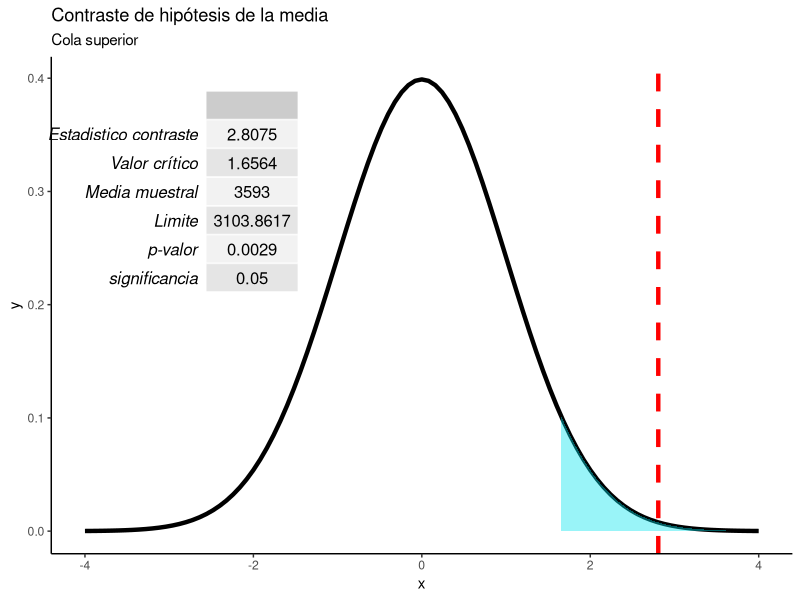
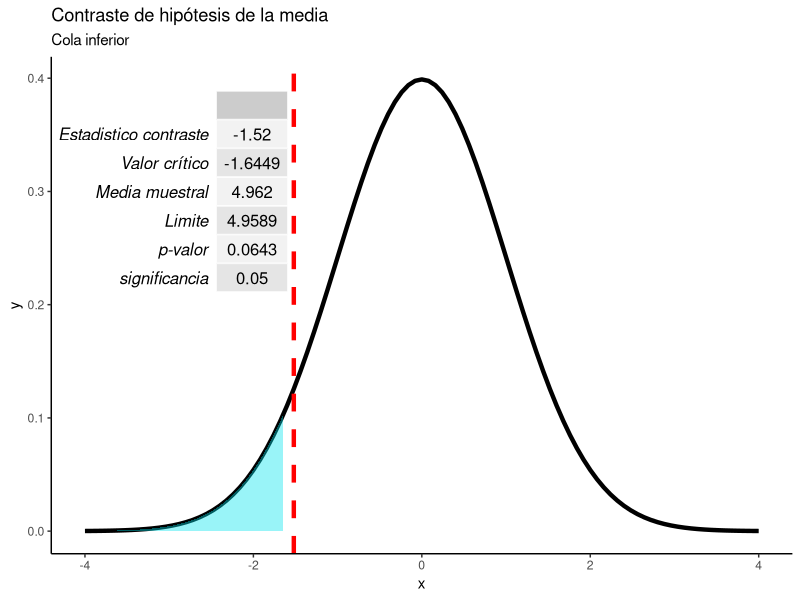
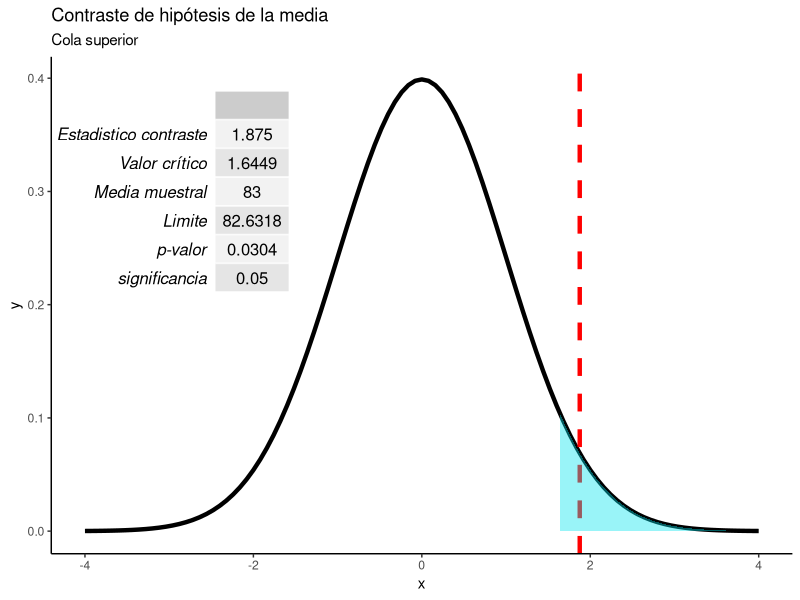
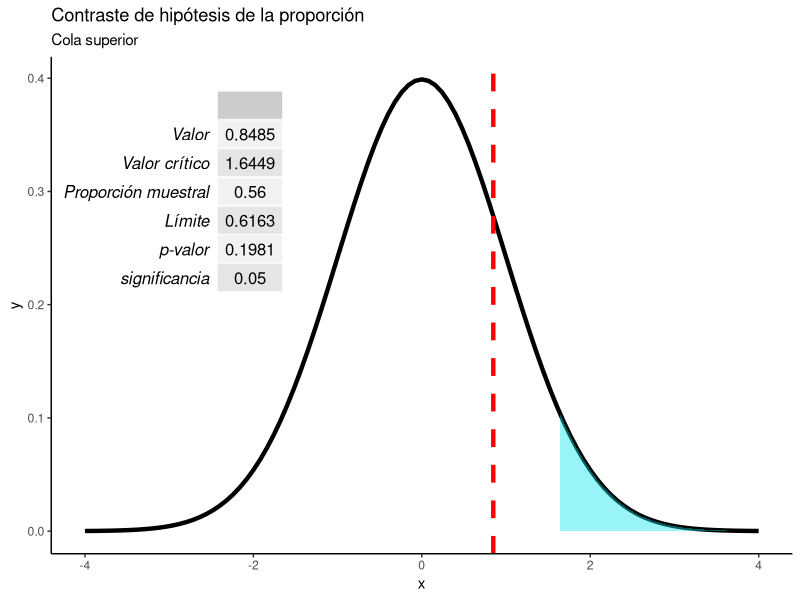
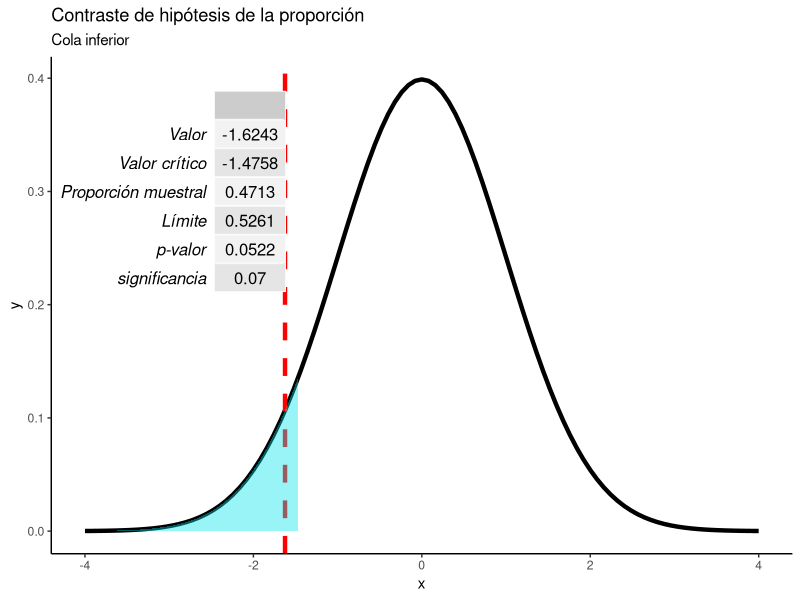
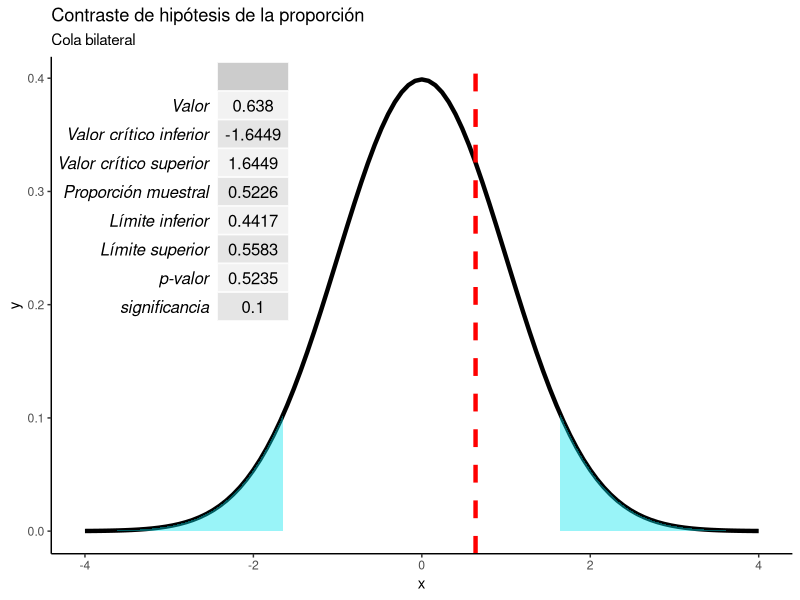

Write the R code that produced these figures, in order.

contraste_hipotesis1 <- function(media, media_muestral, proporcion_poblacional, proporcion_muestral, dtd=NULL, dtc=NULL, significancia, n, tipo="superior", estadistico = "media"){

  # Realiza contrastes de hipótesis para la media y la proporción
  # Autor: Kamal Romero (karomero@ucm.es)
  #
  # Dependiencias: Necesita las librerias ggplot y gridExtra
  # Args:
  #   media: media poblacional
  #   media_muestral: media muestral
  #   proporcion_poblacional: proporcion poblacional (debe ser un número estre cero y uno)
  #   proporcion_muestral: proporcion muestral (debe ser un número estre cero y uno)
  #   dtc: desviación típica si esta es conocida
  #   dtd: desviación típica si esta es desconocida
  #   n: tamaño de la muestra
  #   significancia: nivel de significancia del contraste (debe ser un número estre cero y uno)
  #   estadistico: el estadístico de contraste, de ser "media" o "proporcion" (default = "media")
  #   tipo: si el tipo de contraste es de cola superior, cola inferior o bilateral (default = "superior")
  #
  # Returns:
  #   Una tabla con el estadístico de contraste (Valor), el valor crítico (Valor crítico), 
  #   la media o proporción muestral, el valor crítco medido en la escala original (Límite)
  #   el p-valor y el nivel de significancia
  #
  
  
# Contrastes de la media de una distribución normal: varianza poblacional conocida 

  library(ggplot2)
  library(gridExtra)
  
  if(estadistico == "media"){
  
  if(!is.null(dtc)){
    
    z_estandar <-  (media_muestral - media)/(dtc / sqrt(n))
  
# Contraste de cola superior

  if(tipo=="superior") {

confianza2 <- significancia
tabla <- qnorm(p = confianza2, lower.tail = FALSE)
valor <- z_estandar
critico <- media + tabla*(dtc/sqrt(n))
pvalor <- pnorm(valor, lower.tail = FALSE)

  }
  
# Contraste de cola inferior
  
  if(tipo=="inferior") {

confianza2 <- significancia
tabla <- qnorm(p = confianza2, lower.tail = FALSE)*(-1)
valor <- z_estandar
critico <- media + tabla*(dtc/sqrt(n))
pvalor <- pnorm(valor)

  }
  
# Contraste de dos colas
  
  if(tipo=="bilateral") {
  
confianza2 <- significancia/2
tabla <- qnorm(p = confianza2, lower.tail = FALSE)
valor <- z_estandar
critico1 <- media + tabla*(dtc/sqrt(n))
critico2 <- media - tabla*(dtc/sqrt(n))
pvalor <- pnorm(abs(valor), lower.tail = FALSE)*2

  }
  
  }
  
# Contrastes de la media de una distribución normal: varianza poblacional desconocida

  if(!is.null(dtd)){
    
    z_estandar <-  (media_muestral - media)/(dtd / sqrt(n))
  
# Contraste de cola superior
  if(tipo=="superior") {

confianza2 <- significancia
tabla <- qt(p = confianza2, df = n-1, lower.tail = FALSE)
valor <- z_estandar
critico <- media + tabla*(dtd/sqrt(n))
pvalor <- pt(valor,df = n-1, lower.tail = FALSE)

  }
  
# Contraste de cola inferior
  if(tipo=="inferior") {

confianza2 <- signiicancia
tabla <- qt(p = confianza2, df = n-1, lower.tail = FALSE)*(-1)
valor <- z_estandar
critico <- media + tabla*(dtd/sqrt(n))
pvalor <- pt(valor, df = n-1)

  }
  
# Contraste de dos colas
  if(tipo=="bilateral") {

confianza2 <- significancia/2
tabla <- qt(p = confianza2, df = n-1, lower.tail = FALSE)
valor <- z_estandar
critico1 <- media + tabla*(dtd/sqrt(n))
critico2 <- media - tabla*(dtd/sqrt(n))
pvalor <- pt(abs(valor), df = n-1, lower.tail = FALSE)*2

  }
  
  }
  
  if(tipo=="bilateral") {
    
    tablon <- data.frame(
      "Concepto" = c("Valor", "Valor crítico superior", "Valor crítico inferior", "Media muestral", "Límite inferior", "Límite superior",  "p-valor", "significancia"),
      "Datos"=c(valor, tabla*(-1), tabla, media_muestral, critico1, critico2, pvalor, (significancia/2))
    )
    
    tablon$Datos <-  round(tablon$Datos, digits = 4)
    rownames(tablon) <- tablon[,1]
    tablon[,1] <- NULL
    colnames(tablon) <- ""
    
    return(tablon)
    
  } else {
  
  tablon <- data.frame(
    "Concepto" = c("Estadistico contraste", "Valor crítico", "Media muestral", "Limite", "p-valor", "significancia"),
    "Datos"=c(valor, tabla, media_muestral, critico, pvalor, significancia)
  )
  
  tablon$Datos <-  round(tablon$Datos, digits = 4)
  rownames(tablon) <- tablon[,1]
  tablon[,1] <- NULL
  colnames(tablon) <- ""
  
  if(tipo == "inferior"){
    
    p1 <- ggplot(data.frame(x = c(-4, 4)), aes(x = x)) +
      stat_function(fun = dnorm,  size = 1.5) + geom_vline(xintercept = valor, color="red", linetype="dashed", size=1.5) + 
      stat_function(fun = dnorm, geom="area", fill="turquoise2", alpha=0.4, xlim = c(-4,tabla)) + 
      annotation_custom(tableGrob(tablon), xmin=-4, xmax=-2, ymin=0.2, ymax=0.4) +
      ggtitle("Contraste de hipótesis de la media", subtitle = paste0("Cola ", tipo)) +
      theme_classic() } else {
        
    p1 <- ggplot(data.frame(x = c(-4, 4)), aes(x = x)) +
          stat_function(fun = dnorm, size = 1.5) + geom_vline(xintercept = valor, color="red", linetype="dashed", size=1.5) + 
          stat_function(fun = dnorm, geom="area", fill="turquoise2", alpha=0.4, xlim = c(tabla,4)) + 
          annotation_custom(tableGrob(tablon), xmin=-4, xmax=-2, ymin=0.2, ymax=0.4) +
          ggtitle("Contraste de hipótesis de la media", subtitle = paste0("Cola ", tipo)) +
          theme_classic()
      }
  
  return(list(Resumen =tablon,p1))
  
  }
}

  if(estadistico == "proporcion"){
    
# Contrastes de la proporción poblacional 
    
    if (proporcion_muestral > 1 | proporcion_muestral < 0) {
      stop(" La proporcion debe ser un numero entre cero y uno", call. = FALSE)
    }
    
    if (proporcion_poblacional > 1 | proporcion_poblacional < 0) {
      stop(" La proporcion debe ser un numero entre cero y uno", call. = FALSE)
    }
    
    # Contraste de cola superior
    
    if(tipo=="superior") {
    
    dt <- sqrt((proporcion_poblacional*(1-proporcion_poblacional))/n)
    confianza2 <- significancia
    tabla_z <- qnorm(p = confianza2, lower.tail = FALSE)
    valor <- (proporcion_muestral - proporcion_poblacional)/dt
    critico <- proporcion_poblacional + tabla_z*dt
    pvalor <- pnorm(valor, lower.tail = FALSE)
    
    }
    
    
    # Contraste de cola inferior
    
    if(tipo=="inferior") {
      
      dt <- sqrt((proporcion_poblacional*(1-proporcion_poblacional))/n)
      confianza2 <- significancia
      tabla_z <- qnorm(p = confianza2, lower.tail = FALSE)*(-1)
      valor <- (proporcion_muestral - proporcion_poblacional)/dt
      critico <- proporcion_poblacional - tabla_z*dt
      pvalor <- pnorm(valor)
      
    }
    
    
    # Contraste de dos colas
    
    if(tipo=="bilateral") {
      
      dt <- sqrt((proporcion_poblacional*(1-proporcion_poblacional))/n)
      confianza2 <- significancia/2
      tabla_z <- qnorm(p = confianza2, lower.tail = FALSE)
      valor <- (proporcion_muestral - proporcion_poblacional)/dt
      critico1 <- proporcion_poblacional - tabla_z*dt
      critico2 <- proporcion_poblacional + tabla_z*dt
      pvalor <- pnorm(abs(valor), lower.tail = FALSE)*2
      
    }
    
    if(tipo=="bilateral") {
      
      tabla <- data.frame(
        "Concepto" = c("Valor", "Valor crítico inferior", "Valor crítico superior", "Proporción muestral", "Límite inferior", "Límite superior", "p-valor", "significancia"),
        "Datos"=c(valor, tabla_z*(-1), tabla_z, proporcion_muestral, critico1, critico2,  pvalor, significancia)
      )
      
      tabla$Datos <-  round(tabla$Datos, digits = 4)
      rownames(tabla) <- tabla[,1]
      tabla[,1] <- NULL
      colnames(tabla) <- ""
      
      p1 <- ggplot(data.frame(x = c(-4, 4)), aes(x = x)) +
        stat_function(fun = dnorm,  size = 1.5) + geom_vline(xintercept = valor, color="red", linetype="dashed", size=1.5) + 
        stat_function(fun = dnorm, geom="area", fill="turquoise2", alpha=0.4, xlim = c(-4,tabla_z*(-1))) +
        stat_function(fun = dnorm, geom="area", fill="turquoise2", alpha=0.4, xlim = c(tabla_z,4)) + 
        annotation_custom(tableGrob(tabla), xmin=-4, xmax=-2, ymin=0.2, ymax=0.4) +
        ggtitle("Contraste de hipótesis de la proporción", subtitle = paste0("Cola ", tipo)) +
        theme_classic()
      
      return(list(Resumen =tabla,p1)) } else {
        
        tabla <- data.frame(
          "Concepto" = c("Valor", "Valor crítico", "Proporción muestral", "Límite",  "p-valor", "significancia"),
          "Datos"=c(valor, tabla_z, proporcion_muestral, critico, pvalor, significancia)
        )
        
        tabla$Datos <-  round(tabla$Datos, digits = 4)
        rownames(tabla) <- tabla[,1]
        tabla[,1] <- NULL
        colnames(tabla) <- ""
        
        if(tipo == "inferior"){
        
        p1 <- ggplot(data.frame(x = c(-4, 4)), aes(x = x)) +
          stat_function(fun = dnorm,  size = 1.5) + geom_vline(xintercept = valor, color="red", linetype="dashed", size=1.5) + 
          stat_function(fun = dnorm, geom="area", fill="turquoise2", alpha=0.4, xlim = c(-4,tabla_z)) + 
          annotation_custom(tableGrob(tabla), xmin=-4, xmax=-2, ymin=0.2, ymax=0.4) +
          ggtitle("Contraste de hipótesis de la proporción", subtitle = paste0("Cola ", tipo)) +
          theme_classic() } else {
          
        p1 <- ggplot(data.frame(x = c(-4, 4)), aes(x = x)) +
              stat_function(fun = dnorm, size = 1.5) + geom_vline(xintercept = valor, color="red", linetype="dashed", size=1.5) + 
              stat_function(fun = dnorm, geom="area", fill="turquoise2", alpha=0.4, xlim = c(tabla_z,4)) + 
              annotation_custom(tableGrob(tabla), xmin=-4, xmax=-2, ymin=0.2, ymax=0.4) +
              ggtitle("Contraste de hipótesis de la proporción", subtitle = paste0("Cola ", tipo)) +
              theme_classic()
          }
        
        return(list(Resumen =tabla,p1))
        
      }
    
  }  
    
}



# Ejemplos

contraste_hipotesis1(media = 2400, media_muestral = 3593, dtd = 4919, significancia = 0.05, n = 134,estadistico = "media", tipo = "superior")
contraste_hipotesis1(media = 5, media_muestral = 4.962, dtc = 0.1, significancia = 0.05, n = 16,estadistico = "media", tipo = "inferior")
contraste_hipotesis1(media = 80, media_muestral = 83, dtc = 8, significancia = 0.05, n = 25,estadistico = "media", tipo = "superior")
contraste_hipotesis1(proporcion_poblacional = 0.5, proporcion_muestral = 28/50, significancia = 0.05, estadistico = "proporcion", tipo = "superior", n = 50)
contraste_hipotesis1(proporcion_poblacional = 0.5, proporcion_muestral = 378/802, n = 802,significancia = 0.07, estadistico = "proporcion", tipo = "inferior")
contraste_hipotesis1(proporcion_poblacional = 0.5, proporcion_muestral = 104/199, n = 199,significancia = 0.1, estadistico = "proporcion", tipo = "bilateral")
